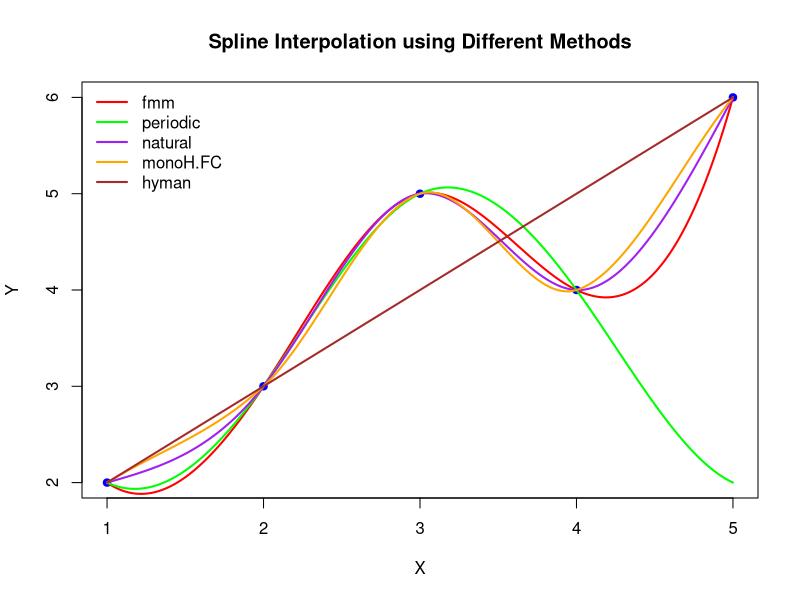
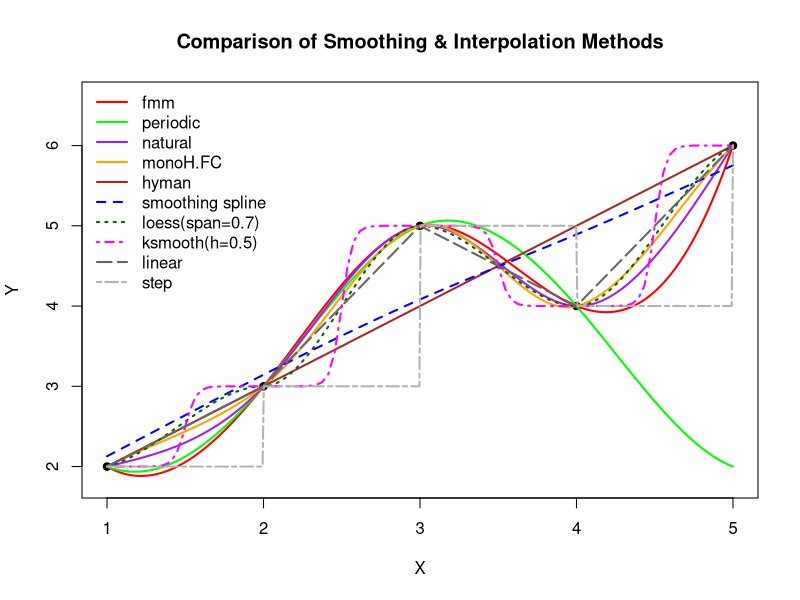
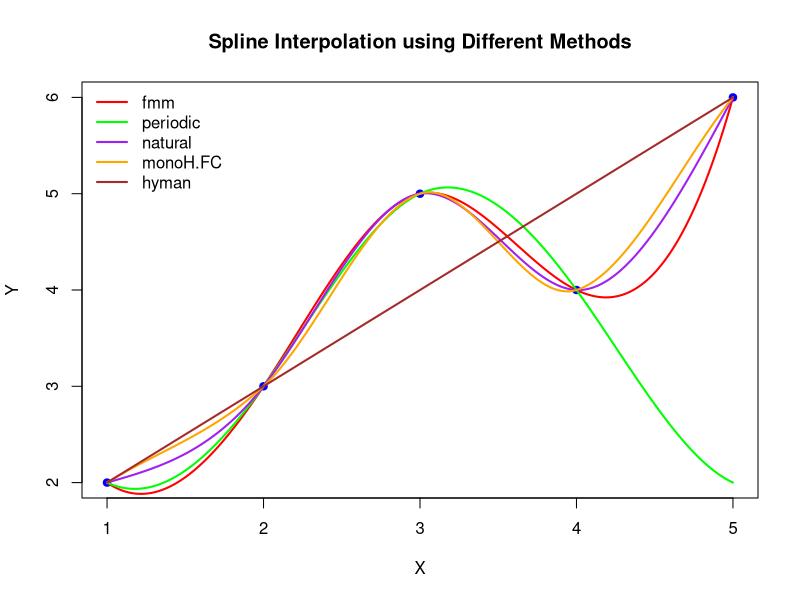

Reproduce these figures in R, in order.

# 
# # Litrature Review
# 
# -   A critical review of what has been done so far in research
# -   To give the reader a critical overview of how the research fits in.
# -   To find out what is missing to the current knowledge.




# 
# 
# 1.  Hook you reader
# 
# -   Short sentences
# -   Clear
# -   Concise
# -   Catchy
# 
# 
# 2.  Background information
# 
# -   Historical or social context
# -   Defining key terms
# -   Introduce relevant theories or research
# 
# 3.  Thesis statement
# 
# -   Sums up the argument in 1-2 sentences
# -   Most important part of the introduction
# -   Defines the focus of the thesis statement
# 
# 4.  Map the thesis structure
# 

x <- c(1, 2, 3, 4, 5)
y <- c(2, 3, 5, 4, 6)

rearrange_data <- function(x, y, method) {
  if (method == "periodic") {
    # Ensure y[1] == y[n] for "periodic"
    y[length(y)] <- y[1]
  } else if (method == "hyman") {
    # Ensure y is strictly increasing for "hyman"
    y <- sort(y)  # Sort the y values in increasing order
  }
  return(y)
}

methods <- c("fmm", "periodic", "natural", "monoH.FC", "hyman")
colors <- c("red", "green", "purple", "orange", "brown")


xout <- seq(min(x), max(x), length.out = 2000)

plot(x, y, main = "Spline Interpolation using Different Methods",
     xlab = "X", ylab = "Y", pch = 19, col = "blue",
     xlim = range(x), ylim = range(y))

for (i in seq_along(methods)) {
  y_rearranged <- rearrange_data(x, y, methods[i])

  spline_fn <- splinefun(x, y_rearranged, method = methods[i])

  lines(xout, spline_fn(xout), col = colors[i], lwd = 2)
}

legend("topleft", legend = methods, col = colors, lwd = 2, bty = "n")


# Save 
png("spline_interpolation_methods.png", width = 800, height = 600)

plot(x, y, main = "Spline Interpolation using Different Methods",
     xlab = "X", ylab = "Y", pch = 19, col = "blue",
     xlim = range(x), ylim = range(y))

for (i in seq_along(methods)) {
  y_rearranged <- rearrange_data(x, y, methods[i])
  spline_fn <- splinefun(x, y_rearranged, method = methods[i])
  lines(xout, spline_fn(xout), col = colors[i], lwd = 2)
}

legend("topleft", legend = methods, col = colors, lwd = 2, bty = "n")

dev.off()  



# toy data
x   <- c(1, 2, 3, 4, 5)
y   <- c(2, 3, 5, 4, 6)
xout <- seq(min(x), max(x), length.out = 500)

# rearranger (as you have it)
rearrange_data <- function(x, y, method) {
  if (method == "periodic") {
    y[length(y)] <- y[1]
  } else if (method == "hyman") {
    y <- sort(y)
  }
  y
}

# set up plot
plot(x, y, pch=19, col="black", xlab="X", ylab="Y",
     main="Comparison of Smoothing & Interpolation Methods",
     xlim=range(xout), ylim=range(y)*c(0.9,1.1))

# 1) splinefun methods
methods <- c("fmm","periodic","natural","monoH.FC","hyman")
cols_m  <- c("red","green","purple","orange","brown")
for (i in seq_along(methods)) {
  yr <- rearrange_data(x, y, methods[i])
  fn <- splinefun(x, yr, method = methods[i])
  lines(xout, fn(xout), col=cols_m[i], lwd=2)
}

# 2) smoothing spline
ss <- smooth.spline(x, y, spar=0.5)
lines(xout, predict(ss, xout)$y, lwd=2, lty=2, col="blue")

# 3) loess
lo <- loess(y ~ x, span=0.7)
lines(xout, predict(lo, xout), lwd=2, lty=3, col="darkgreen")

# 4) kernel smoothing
ks <- ksmooth(x, y, kernel="normal", bandwidth=0.5)
lines(ks$x, ks$y,       lwd=2, lty=4, col="magenta")

# 5) linear & step
lin  <- approxfun(x, y, method="linear", rule=2)
step <- approxfun(x, y, method="constant", f=0, rule=2)
lines(xout, lin(xout),  lwd=2, lty=5, col="grey40")
lines(xout, step(xout), lwd=2, lty=6, col="grey70")

# legend
legend("topleft", 
       legend = c(methods,
                  "smoothing spline",
                  "loess(span=0.7)",
                  "ksmooth(h=0.5)",
                  "linear",
                  "step"),
       col    = c(cols_m, "blue","darkgreen","magenta","grey40","grey70"),
       lwd    = 2,
       lty    = c(rep(1, length(methods)), 2,3,4,5,6),
       bty="n")

